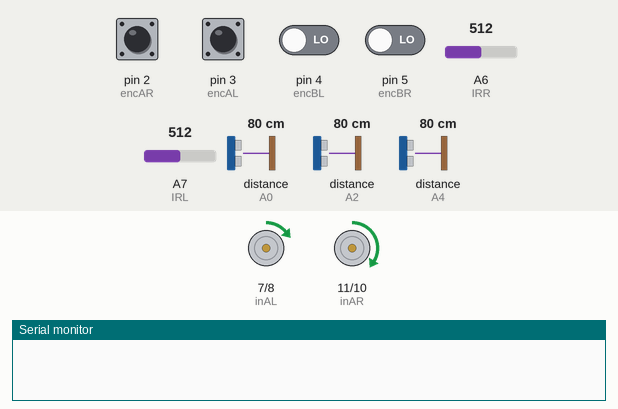
Simulated run of this sketch. Board: Arduino Nano, built with avr-gcc and run on an emulated ATmega328P. Parts: motor-driver pin pairs drawn as motors (green arrow = first pin HIGH = forward, orange = second pin HIGH = backward, longer = more drive, scaled by the enable pin), the last lines printed to the serial monitor. Wiring (inferred from the names in the program): 3 × ultrasonic range finder: trigger pin 12, echo A0 / trigger A1, echo A2 / trigger A3, echo A4. The inputs (shaded band) are chosen by the test bench; at power-on: pin 2 (encAR), pin 3 (encAL) HIGH, pin 4 (encBL), pin 5 (encBR) LOW, distance to the obstacle (sensors on A2, A0, A4) 80 cm, A6 (IRR) = 512, A7 (IRL) = 512. The echo pulse lasts 58.3 µs per cm.

Above: at 1.3 s.
1.4 s: distance to the obstacle (sensor on A2) set to 12 cm
2.9 s: distance to the obstacle (sensor on A2) set to 9 cm
At 4.6 s:
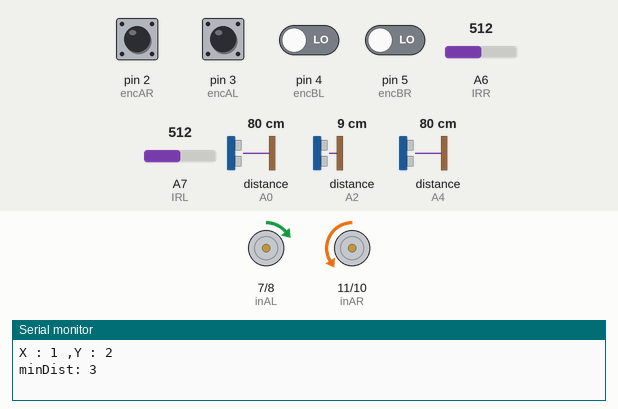
5.4 s: pin 3 (encAL) pulsed LOW 2 times (0.12 s each, 0.3 s apart)
At 6.0 s:
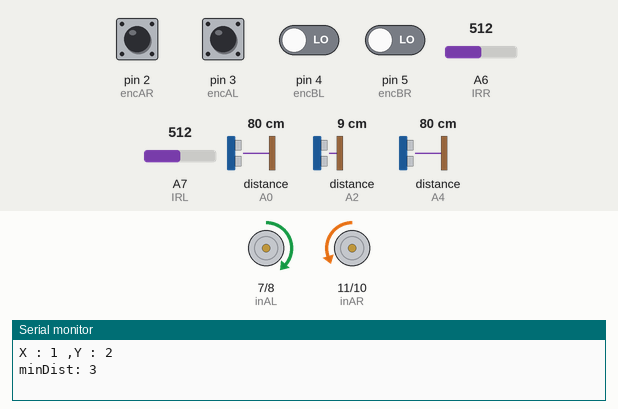
7.5 s: pin 2 (encAR) pulsed LOW 2 times (0.12 s each, 0.3 s apart)
At 9.1 s:
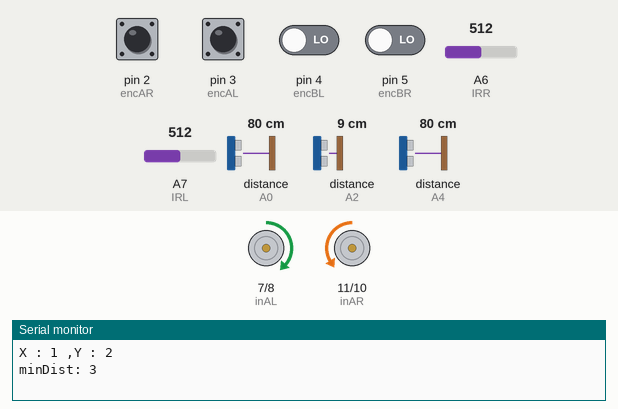
Timing chart, 0 to 10.6 s (numbered marks = the images above; inputs shaded):
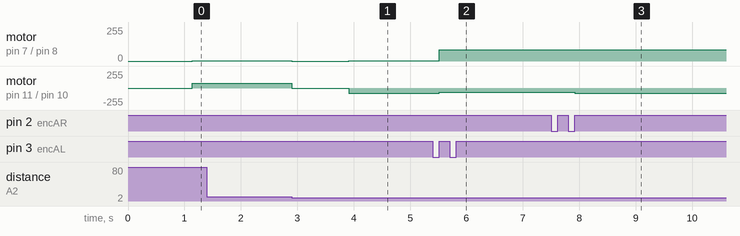

The sketch:

4x4_Maze.ino
```cpp
#include <util/atomic.h>

#define IRL A7
#define IRR A6

#define encAR 2
#define encBR 5
#define inAR 11
#define inBR 10
#define PWMR 9

#define encAL 3
#define encBL 4
#define inAL 7
#define inBL 8
#define PWML 6

#define trigR 12
#define trigL A3
#define trigF A1

#define echoR A0
#define echoL A4
#define echoF A2

int W = 2;
int L = 4;

volatile int posR = 0, posL = 0;
long prevT = 0;
float prevER = 0, prevEL = 0;
float integralER = 0, integralEL = 0;
int target;
int cellLength = 30;
int dirs[] = { 1, 2, 4, 8 };
int currDir = 1, minDir;
int nextDir;
int X, Y;

struct cell {
  int distance;
  /* binary number represent each cell's walls
      in directions W-S-E-N
      1 ==>> no wall
      0 ==>> wall
  */
  int walls;
};

cell maze[5][5];

struct coord {
  int x;
  int y;
};

coord start = { 1, 1 };
coord end = { 2, 4 };
coord curr = start;
coord minCoord;
int minDist = 100;
int nextDist;

void setup() {
  Serial.begin(9600);
  pinMode(encAR, INPUT);
  pinMode(encBR, INPUT);
  pinMode(inAR, OUTPUT);
  pinMode(inBR, OUTPUT);
  pinMode(PWMR, OUTPUT);
  attachInterrupt(digitalPinToInterrupt(encAR), readEncoderR, RISING);

  pinMode(encAL, INPUT);
  pinMode(encBL, INPUT);
  pinMode(inAL, OUTPUT);
  pinMode(inBL, OUTPUT);
  pinMode(PWML, OUTPUT);
  attachInterrupt(digitalPinToInterrupt(encAL), readEncoderL, RISING);

  pinMode(trigR, OUTPUT);
  pinMode(echoR, INPUT);
  pinMode(trigL, OUTPUT);
  pinMode(echoL, INPUT);
  pinMode(trigF, OUTPUT);
  pinMode(echoF, INPUT);

  pinMode(IRR, INPUT);
  pinMode(IRL, INPUT);
  begin_();
  delay(100);
}

void loop() {
  while (curr.x != end.x || curr.y != end.y) {
    delay(1000);
    updateWalls(curr);
    int WALLS = maze[curr.x][curr.y].walls;
    if (WALLS & 1) {
      coord next;
      next = calcCoord(1, curr.x, curr.y);
      if (isValid(next.x, next.y)) {
        if (maze[next.x][next.y].distance < minDist) {
          X = next.x;
          Y = next.y;
          minDist = maze[next.x][next.y].distance;
          minDir = 1;
          minCoord.x = X;
          minCoord.y = Y;
        }
      }
    }
    if (WALLS & 8) {
      coord next;
      next = calcCoord(8, curr.x, curr.y);
      if (isValid(next.x, next.y)) {
        if (maze[next.x][next.y].distance < minDist) {
          minDist = maze[next.x][next.y].distance;
          minDir = 8;
          X = next.x;
          Y = next.y;
          minCoord.x = X;
          minCoord.y = Y;
        }
      }
    }
    if (WALLS & 2) {
      coord next;
      next = calcCoord(2, curr.x, curr.y);
      if (isValid(next.x, next.y)) {
        if (maze[next.x][next.y].distance < minDist) {
          X = next.x;
          Y = next.y;
          minDist = maze[next.x][next.y].distance;
          minCoord.x = X;
          minCoord.y = Y;
          minDir = 2;
        }
      }
    }
    moveTo(minDir, currDir, 75);
    currDir = minDir;
    X = minCoord.x;
    Y = minCoord.y;
    curr.x = X;
    curr.y = Y;
    Serial.println("X : " + String(curr.x) + " ,Y : " + String(curr.y));
    Serial.println("minDist: " + String(minDist));
  }
  setMotor(0, 0, inAR, inBR, PWMR);
  setMotor(0, 0, inAL, inBL, PWML);
}

/*instantiates a maze with no walls except boundries
   instantiates each cell's distance from the center
*/
void begin_() {
  for (int i = 1; i < 5; i++) {
    for (int j = 1; j < 5; j++) {
      maze[i][j].distance = calcDist(i, j);
      maze[i][j].walls = 15;
    }
  }
}


coord calcCoord(int nextDir, int x_, int y_) {
  coord nextCoord = { 0, 0 };
  switch (nextDir) {
    case 1:
      nextCoord.x = x_;
      nextCoord.y = y_ + 1;
      break;
    case 2:
      nextCoord.x = x_ + 1;
      nextCoord.y = y_;
      break;
    case 4:
      nextCoord.x = x_;
      nextCoord.y = y_ - 1;
      break;
    case 8:
      nextCoord.x = x_ - 1;
      nextCoord.y = y_;
      break;
  }
  return nextCoord;
}
void moveDist(int dist, int Speed) {
  int ppr = 385;
  float tireCirc = 2 * 3.5 * 3.14;
  int currPosR, currPosL;
  ATOMIC_BLOCK(ATOMIC_RESTORESTATE) {
    currPosR = posR;
    currPosL = posL;
  }
  int targetR = -((float(dist) / tireCirc) * float(ppr)) + currPosR;
  int targetL = (float(dist) / tireCirc) * float(ppr) + currPosL;
  int eL = targetL - currPosL, eR = currPosR - targetR;
  int dirR = 1, dirL = 1;
  if (eR < 0) dirR = -1;
  if (eL < 0) dirL = -1;
  int mn = 0.02 * abs(eR);
  int prevRightDist = readUltrasonicR();
  int prevLeftDist = readUltrasonicL();
  // int dampR = 1, dampL = 1 , incre = 0.5;
  while (abs(eR) > mn) {

    if (readUltrasonicF() < 10) {
      setMotor(0, 0, inAR, inBR, PWMR);
      setMotor(0, 0, inAL, inBL, PWML);
      break;
    }
    ATOMIC_BLOCK(ATOMIC_RESTORESTATE) {
      while (analogRead(IRL) < 100) {
        setMotor(-1, 80, inAR, inBR, PWMR);
        setMotor(1, 80, inAL, inBL, PWML);
      }
      while (analogRead(IRR) < 100) {
        setMotor(1, 80, inAR, inBR, PWMR);
        setMotor(-1, 80, inAL, inBL, PWML);
      }
    }
    int pwmR = float(0.45 * abs(eR)) * Speed, pwmL;
    if (pwmR > Speed) {
      pwmR = Speed;
    }
    dirR = 1, dirL = 1;
    if (eR < 0) {
      break;
    }
    if (eL < 0) {
      break;
    }
    if (abs(eL) < abs(eR)) {
      pwmL = pwmR - 0.15 * pwmR;
      pwmR = pwmR + 0.15 * pwmR;
    } else if (abs(eL) > abs(eR)) {
      pwmL = pwmR + 0.15 * pwmR;
      pwmR = pwmR - 0.15 * pwmR;
    }
    if (readUltrasonicL() < 15) {
      if (readUltrasonicL() > prevLeftDist) {
        pwmL = pwmR - 0.15 * pwmR;
        pwmR = pwmR + 0.15 * pwmR;
      } else if (readUltrasonicL() < prevLeftDist) {
        pwmL = pwmR + 0.15 * pwmR;
        pwmR = pwmR - 0.15 * pwmR;
      }
    }
    if (readUltrasonicR() < 15) {
      if (readUltrasonicL() < prevLeftDist) {
        pwmL = pwmR - 0.15 * pwmR;
        pwmR = pwmR + 0.15 * pwmR;
      } else if (readUltrasonicL() > prevLeftDist) {
        pwmL = pwmR + 0.15 * pwmR;
        pwmR = pwmR - 0.15 * pwmR;
      }
    }

    setMotor(dirR, pwmR, inAR, inBR, PWMR);
    setMotor(dirL, pwmL, inAL, inBL, PWML);
    ATOMIC_BLOCK(ATOMIC_RESTORESTATE) {
      currPosR = posR;
      currPosL = posL;
    }
    eL = targetL - currPosL, eR = currPosR - targetR;
    //  Serial.print(-targetR);
    //   Serial.print(" ");
    //   Serial.print(targetL);
    //   Serial.print(" ");
    //   Serial.print(-posR);
    //   Serial.print(" ");
    //   Serial.println(posL);
  }
  setMotor(0, 0, inAR, inBR, PWMR);
  setMotor(0, 0, inAL, inBL, PWML);
  ATOMIC_BLOCK(ATOMIC_RESTORESTATE) {
    posR = 0;
    posL = 0;
  }
}

bool isValid(int x, int y) {
  bool IsValid = true;
  if((x > W) || (x <= 0) || (y > L) || (y <= 0)) IsValid = false;
  return IsValid;
}
void setMotor(int dir, int pwmValue, int in1, int in2, int pwm) {
  analogWrite(pwm, pwmValue);
  if (dir == 1) {
    digitalWrite(in1, HIGH);
    digitalWrite(in2, LOW);
  } else if (dir == -1) {
    digitalWrite(in2, HIGH);
    digitalWrite(in1, LOW);
  } else {
    digitalWrite(in1, LOW);
    digitalWrite(in2, LOW);
  }
}
void readEncoderR() {
  if (digitalRead(encBR)) posR++;
  else posR--;
}

void readEncoderL() {
  if (digitalRead(encBL)) posL++;
  else posL--;
}


void turnAround(int degree, int Speed) {
  int fullTurn = 920;
  int target;
  switch (degree) {
    case 90:
      target = 0.25 * fullTurn;
      break;
    case -90:
      target = -0.25 * fullTurn;
      break;
    case 180:
      target = 0.52 * fullTurn;
      break;
    case -180:
      target = -0.52 * fullTurn;
      break;
    case 360:
      target = fullTurn;
      break;
  }

  int currPosR, currPosL;
  ATOMIC_BLOCK(ATOMIC_RESTORESTATE) {
    currPosR = posR;
    currPosL = posL;
  }
  int targetR = target + currPosR, targetL = target + currPosL;
  int eL = targetL - currPosL, eR = currPosR - targetR;
  int dirR = 1, dirL = 1;
  if (eR < 0) {
    dirR = -1;
  }
  if (eL < 0) {
    dirL = -1;
  }
  int mn = 0.05 * abs(eR);

  while (abs(eR) > mn) {
    int pwmR = float(0.45 * abs(eR)) * Speed, pwmL;
    if (pwmR > Speed) {
      pwmR = Speed;
    }
    if (eR < 0) {
      dirR = -1;
    }
    if (eL < 0) {
      dirL = -1;
    }
    if (abs(eL) < abs(eR)) {
      pwmL = pwmR - 0.15 * pwmR;
      pwmR = pwmR + 0.15 * pwmR;
    } else if (abs(eL) > abs(eR)) {
      pwmL = pwmR + 0.15 * pwmR;
      pwmR = pwmR - 0.15 * pwmR;
    }
    setMotor(dirR, pwmR, inAR, inBR, PWMR);
    setMotor(dirL, pwmL, inAL, inBL, PWML);
    ATOMIC_BLOCK(ATOMIC_RESTORESTATE) {
      currPosR = posR;
      currPosL = posL;
    }
    eL = targetL - currPosL, eR = currPosR - targetR;
  }
  setMotor(0, 0, inAR, inBR, PWMR);
  setMotor(0, 0, inAL, inBL, PWML);
  ATOMIC_BLOCK(ATOMIC_RESTORESTATE) {
    posR = 0;
    posL = 0;
  }
}


int readUltrasonicR() {
  digitalWrite(trigR, LOW);
  delayMicroseconds(2);
  digitalWrite(trigR, HIGH);
  delayMicroseconds(10);
  digitalWrite(trigR, LOW);
  int distant = pulseIn(echoR, HIGH);
  int disC = distant * 0.5 * 0.034;
  return disC;
}

int readUltrasonicL() {
  digitalWrite(trigL, LOW);
  delayMicroseconds(2);
  digitalWrite(trigL, HIGH);
  delayMicroseconds(10);
  digitalWrite(trigL, LOW);
  int distant = pulseIn(echoL, HIGH);
  int disC = distant * 0.5 * 0.034;
  return disC;
}

int readUltrasonicF() {
  digitalWrite(trigF, LOW);
  delayMicroseconds(2);
  digitalWrite(trigF, HIGH);
  delayMicroseconds(10);
  digitalWrite(trigF, LOW);
  int distant = pulseIn(echoF, HIGH);
  int disC = distant * 0.5 * 0.034;
  return disC;
}
void updateWalls(coord currCoord) {
  int wallDir;
  int newWalls = maze[currCoord.x][currCoord.y].walls;
  int wallsToAdd = 0;
  int distance;


  distance = readUltrasonicF();

  if (distance < 20) {
    wallDir = currDir;
    if (newWalls & wallDir) {
      wallsToAdd += wallDir;
    }
  }


  distance = readUltrasonicL();

  if (distance < 20) {
    wallDir = currDir >> 1;

    if (wallDir < 1) wallDir = 8;
    else if (wallDir > 8) wallDir = 1;

    if (newWalls & wallDir) {
      wallsToAdd += wallDir;
    }
  }


  distance = readUltrasonicR();

  if (distance < 20) {
    wallDir = currDir << 1;

    if (wallDir < 1) wallDir = 8;
    else if (wallDir > 8) wallDir = 1;

    if (newWalls & wallDir) {
      wallsToAdd += wallDir;
    }
  }
  newWalls -= wallsToAdd;
  maze[currCoord.x][currCoord.y].walls = newWalls;
}

int calcDist(int posX, int posY) {
  int distance;
  distance = abs(W - posX) + abs(L - posY);
  return distance;
}
void moveTo(int heading, int currHeading, int Speed) {
  switch (heading) {
    case 1:
      switch (currHeading) {
        case 1:
          moveDist(cellLength, Speed);
          break;
        case 2:
          turnAround(-90, Speed);
          moveDist(cellLength, Speed);
          break;
        case 4:
          turnAround(-180, Speed);
          moveDist(cellLength, Speed);
          break;
        case 8:
          turnAround(90, Speed);
          moveDist(cellLength, Speed);
          break;
      }
      break;
    case 2: /*N >> S*/
      switch (currHeading) {
        case 1:
          turnAround(90, Speed);
          moveDist(cellLength, Speed);
          break;
        case 2:
          moveDist(cellLength, Speed);
          break;
        case 4:
          turnAround(-90, Speed);
          moveDist(cellLength, Speed);
          break;
        case 8:
          turnAround(180, Speed);
          moveDist(cellLength, Speed);
          break;
      }
      break;
    case 4:
      switch (currHeading) {
        case 1:
          turnAround(180, Speed);
          moveDist(cellLength, Speed);
          break;
        case 2:
          turnAround(90, Speed);
          moveDist(cellLength, Speed);
          break;
        case 4:
          moveDist(cellLength, Speed);
          break;
        case 8:
          turnAround(-90, Speed);
          moveDist(cellLength, Speed);
          break;
      }
      break;
    case 8:
      switch (currHeading) {
        case 1:
          turnAround(-90, Speed);
          moveDist(cellLength, Speed);
          break;
        case 2:
          turnAround(180, Speed);
          moveDist(cellLength, Speed);
          break;
        case 4:
          turnAround(90, Speed);
          moveDist(cellLength, Speed);
          break;
        case 8:
          moveDist(cellLength, Speed);
          break;
      }
      break;
  }
}
```

Measured:
- the behaviour switches between 11 and 10 cm on distance to the obstacle (sensor on A2) (found by bisection; images 0 and 1)
- after the input at 1.4 s, every drawn part: stays the same
- after the input at 2.9 s, motor on pin 7 (inAL) / pin 8 (inBL): forward 1/255 → stopped at once, → forward 1/255 1.0 s later; motor on pin 11 (inAR) / pin 10 (inBR): forward 75/255 → stopped at once, → backward 75/255 1.0 s later
- after the input at 5.4 s, motor on pin 7 (inAL) / pin 8 (inBL): forward 1/255 → forward 86/255 after 0.12 s; motor on pin 11 (inAR) / pin 10 (inBR): backward 75/255 → backward 63/255 after 0.12 s
- after the input at 7.5 s, motor on pin 11 (inAR) / pin 10 (inBR): backward 63/255 → backward 75/255 after 0.42 s
